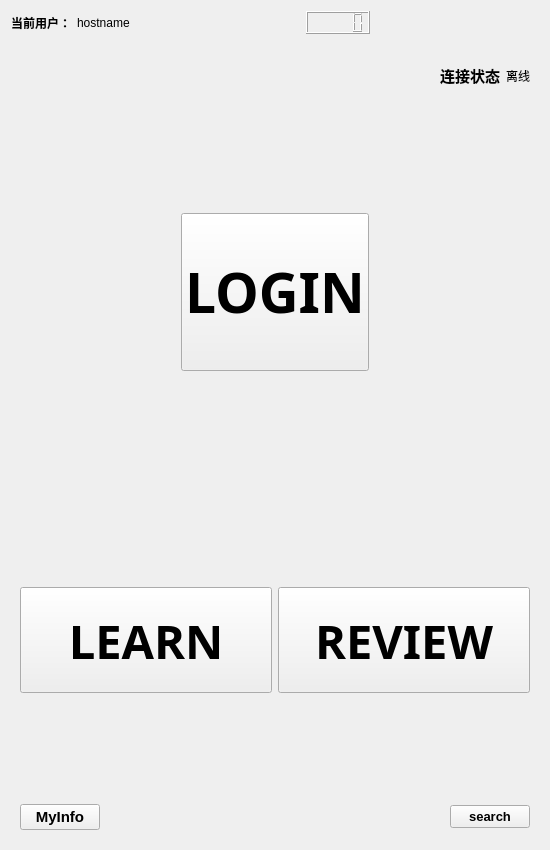
<?xml version="1.0" encoding="UTF-8"?>
<ui version="4.0">
 <class>MainWin</class>
 <widget class="QWidget" name="MainWin">
  <property name="geometry">
   <rect>
    <x>0</x>
    <y>0</y>
    <width>550</width>
    <height>850</height>
   </rect>
  </property>
  <property name="minimumSize">
   <size>
    <width>500</width>
    <height>750</height>
   </size>
  </property>
  <property name="windowTitle">
   <string>Form</string>
  </property>
  <property name="styleSheet">
   <string notr="true">QWidget#myw{border-image: url(:/background.png)};</string>
  </property>
  <layout class="QVBoxLayout" name="verticalLayout_7">
   <item>
    <layout class="QVBoxLayout" name="verticalLayout" stretch="0,0">
     <item>
      <layout class="QHBoxLayout" name="horizontalLayout_8">
       <item>
        <widget class="QLabel" name="label_7">
         <property name="font">
          <font>
           <family>Arial</family>
           <weight>75</weight>
           <bold>true</bold>
          </font>
         </property>
         <property name="text">
          <string>当前用户：</string>
         </property>
        </widget>
       </item>
       <item>
        <widget class="QLabel" name="hostname_LE">
         <property name="text">
          <string>hostname</string>
         </property>
        </widget>
       </item>
       <item>
        <spacer name="horizontalSpacer_6">
         <property name="orientation">
          <enum>Qt::Horizontal</enum>
         </property>
         <property name="sizeHint" stdset="0">
          <size>
           <width>40</width>
           <height>20</height>
          </size>
         </property>
        </spacer>
       </item>
       <item>
        <widget class="QLCDNumber" name="lcdNumber"/>
       </item>
       <item>
        <spacer name="horizontalSpacer_7">
         <property name="orientation">
          <enum>Qt::Horizontal</enum>
         </property>
         <property name="sizeHint" stdset="0">
          <size>
           <width>40</width>
           <height>20</height>
          </size>
         </property>
        </spacer>
       </item>
      </layout>
     </item>
     <item>
      <widget class="QStackedWidget" name="stackedWidget">
       <property name="currentIndex">
        <number>0</number>
       </property>
       <widget class="QWidget" name="page">
        <layout class="QVBoxLayout" name="verticalLayout_11">
         <item>
          <layout class="QVBoxLayout" name="verticalLayout_6" stretch="1,2,3,4,2,2,1">
           <item>
            <layout class="QHBoxLayout" name="horizontalLayout_9">
             <item>
              <spacer name="horizontalSpacer_3">
               <property name="orientation">
                <enum>Qt::Horizontal</enum>
               </property>
               <property name="sizeHint" stdset="0">
                <size>
                 <width>40</width>
                 <height>20</height>
                </size>
               </property>
              </spacer>
             </item>
             <item>
              <widget class="QLabel" name="label_25">
               <property name="font">
                <font>
                 <pointsize>11</pointsize>
                 <weight>75</weight>
                 <bold>true</bold>
                </font>
               </property>
               <property name="text">
                <string>连接状态</string>
               </property>
              </widget>
             </item>
             <item>
              <widget class="QLabel" name="ConnSta_Lb">
               <property name="text">
                <string>离线</string>
               </property>
              </widget>
             </item>
            </layout>
           </item>
           <item>
            <spacer name="verticalSpacer_3">
             <property name="orientation">
              <enum>Qt::Vertical</enum>
             </property>
             <property name="sizeHint" stdset="0">
              <size>
               <width>20</width>
               <height>40</height>
              </size>
             </property>
            </spacer>
           </item>
           <item>
            <layout class="QHBoxLayout" name="horizontalLayout_10" stretch="3,3,3">
             <item>
              <spacer name="horizontalSpacer_4">
               <property name="orientation">
                <enum>Qt::Horizontal</enum>
               </property>
               <property name="sizeHint" stdset="0">
                <size>
                 <width>40</width>
                 <height>20</height>
                </size>
               </property>
              </spacer>
             </item>
             <item>
              <widget class="QPushButton" name="logiin_btn">
               <property name="sizePolicy">
                <sizepolicy hsizetype="Minimum" vsizetype="Preferred">
                 <horstretch>0</horstretch>
                 <verstretch>0</verstretch>
                </sizepolicy>
               </property>
               <property name="font">
                <font>
                 <family>Agency FB</family>
                 <pointsize>41</pointsize>
                 <weight>75</weight>
                 <bold>true</bold>
                </font>
               </property>
               <property name="autoFillBackground">
                <bool>false</bool>
               </property>
               <property name="text">
                <string>LOGIN</string>
               </property>
              </widget>
             </item>
             <item>
              <spacer name="horizontalSpacer_5">
               <property name="orientation">
                <enum>Qt::Horizontal</enum>
               </property>
               <property name="sizeHint" stdset="0">
                <size>
                 <width>40</width>
                 <height>20</height>
                </size>
               </property>
              </spacer>
             </item>
            </layout>
           </item>
           <item>
            <spacer name="verticalSpacer">
             <property name="orientation">
              <enum>Qt::Vertical</enum>
             </property>
             <property name="sizeHint" stdset="0">
              <size>
               <width>20</width>
               <height>40</height>
              </size>
             </property>
            </spacer>
           </item>
           <item>
            <layout class="QHBoxLayout" name="horizontalLayout_11">
             <item>
              <widget class="QPushButton" name="Learn_btn">
               <property name="sizePolicy">
                <sizepolicy hsizetype="Minimum" vsizetype="Preferred">
                 <horstretch>0</horstretch>
                 <verstretch>0</verstretch>
                </sizepolicy>
               </property>
               <property name="font">
                <font>
                 <family>Agency FB</family>
                 <pointsize>35</pointsize>
                 <weight>75</weight>
                 <bold>true</bold>
                </font>
               </property>
               <property name="text">
                <string>LEARN</string>
               </property>
              </widget>
             </item>
             <item>
              <widget class="QPushButton" name="Review_btn">
               <property name="sizePolicy">
                <sizepolicy hsizetype="Minimum" vsizetype="Preferred">
                 <horstretch>0</horstretch>
                 <verstretch>0</verstretch>
                </sizepolicy>
               </property>
               <property name="font">
                <font>
                 <family>Agency FB</family>
                 <pointsize>35</pointsize>
                 <weight>75</weight>
                 <bold>true</bold>
                </font>
               </property>
               <property name="text">
                <string>REVIEW</string>
               </property>
              </widget>
             </item>
            </layout>
           </item>
           <item>
            <spacer name="verticalSpacer_2">
             <property name="orientation">
              <enum>Qt::Vertical</enum>
             </property>
             <property name="sizeHint" stdset="0">
              <size>
               <width>20</width>
               <height>40</height>
              </size>
             </property>
            </spacer>
           </item>
           <item>
            <layout class="QHBoxLayout" name="horizontalLayout_12">
             <item>
              <widget class="QPushButton" name="menu_btn">
               <property name="font">
                <font>
                 <pointsize>11</pointsize>
                 <weight>75</weight>
                 <bold>true</bold>
                </font>
               </property>
               <property name="text">
                <string>MyInfo</string>
               </property>
              </widget>
             </item>
             <item>
              <spacer name="horizontalSpacer">
               <property name="orientation">
                <enum>Qt::Horizontal</enum>
               </property>
               <property name="sizeHint" stdset="0">
                <size>
                 <width>40</width>
                 <height>20</height>
                </size>
               </property>
              </spacer>
             </item>
             <item>
              <widget class="QPushButton" name="Search_btn">
               <property name="font">
                <font>
                 <pointsize>10</pointsize>
                 <weight>75</weight>
                 <bold>true</bold>
                </font>
               </property>
               <property name="text">
                <string>search</string>
               </property>
              </widget>
             </item>
            </layout>
           </item>
          </layout>
         </item>
        </layout>
       </widget>
       <widget class="QWidget" name="page_2">
        <layout class="QVBoxLayout" name="verticalLayout_9">
         <item>
          <layout class="QVBoxLayout" name="verticalLayout_4" stretch="1,6,1">
           <item>
            <layout class="QHBoxLayout" name="horizontalLayout_23">
             <item>
              <layout class="QHBoxLayout" name="horizontalLayout_3">
               <item>
                <widget class="QLabel" name="label_4">
                 <property name="font">
                  <font>
                   <weight>75</weight>
                   <bold>true</bold>
                  </font>
                 </property>
                 <property name="text">
                  <string>已被单词数</string>
                 </property>
                </widget>
               </item>
               <item>
                <widget class="QLineEdit" name="WordNum_LE"/>
               </item>
              </layout>
             </item>
             <item>
              <layout class="QHBoxLayout" name="horizontalLayout_2">
               <item>
                <widget class="QLabel" name="label_3">
                 <property name="font">
                  <font>
                   <weight>75</weight>
                   <bold>true</bold>
                  </font>
                 </property>
                 <property name="text">
                  <string>正确率</string>
                 </property>
                </widget>
               </item>
               <item>
                <widget class="QLineEdit" name="Correctrate_LE"/>
               </item>
              </layout>
             </item>
             <item>
              <layout class="QHBoxLayout" name="horizontalLayout">
               <item>
                <widget class="QLabel" name="label_2">
                 <property name="font">
                  <font>
                   <weight>75</weight>
                   <bold>true</bold>
                  </font>
                 </property>
                 <property name="text">
                  <string>当前排名</string>
                 </property>
                </widget>
               </item>
               <item>
                <widget class="QLineEdit" name="Rank_LE"/>
               </item>
              </layout>
             </item>
            </layout>
           </item>
           <item>
            <layout class="QVBoxLayout" name="verticalLayout_3">
             <item>
              <widget class="QWidget" name="widget" native="true">
               <layout class="QVBoxLayout" name="verticalLayout_12">
                <item>
                 <layout class="QVBoxLayout" name="verticalLayout_13" stretch="0">
                  <item>
                   <layout class="QVBoxLayout" name="verticalLayout_10" stretch="2,4">
                    <item>
                     <widget class="QPushButton" name="Word_btn">
                      <property name="sizePolicy">
                       <sizepolicy hsizetype="Preferred" vsizetype="Preferred">
                        <horstretch>0</horstretch>
                        <verstretch>0</verstretch>
                       </sizepolicy>
                      </property>
                      <property name="font">
                       <font>
                        <pointsize>13</pointsize>
                        <weight>75</weight>
                        <bold>true</bold>
                       </font>
                      </property>
                      <property name="text">
                       <string>PushButton</string>
                      </property>
                     </widget>
                    </item>
                    <item>
                     <widget class="QLabel" name="Prompt_Lb">
                      <property name="font">
                       <font>
                        <pointsize>22</pointsize>
                        <weight>75</weight>
                        <bold>true</bold>
                       </font>
                      </property>
                      <property name="text">
                       <string>TextLabel</string>
                      </property>
                      <property name="alignment">
                       <set>Qt::AlignCenter</set>
                      </property>
                     </widget>
                    </item>
                   </layout>
                  </item>
                 </layout>
                </item>
               </layout>
              </widget>
             </item>
             <item>
              <layout class="QVBoxLayout" name="verticalLayout_2">
               <item>
                <layout class="QHBoxLayout" name="horizontalLayout_4" stretch="1,3">
                 <item>
                  <widget class="QLabel" name="label_5">
                   <property name="font">
                    <font>
                     <pointsize>20</pointsize>
                     <weight>75</weight>
                     <bold>true</bold>
                    </font>
                   </property>
                   <property name="layoutDirection">
                    <enum>Qt::LeftToRight</enum>
                   </property>
                   <property name="text">
                    <string>A</string>
                   </property>
                   <property name="alignment">
                    <set>Qt::AlignCenter</set>
                   </property>
                  </widget>
                 </item>
                 <item>
                  <widget class="QPushButton" name="ChoiceA_btn">
                   <property name="font">
                    <font>
                     <pointsize>20</pointsize>
                     <weight>75</weight>
                     <bold>true</bold>
                    </font>
                   </property>
                   <property name="text">
                    <string>PushButton</string>
                   </property>
                   <property name="checkable">
                    <bool>true</bool>
                   </property>
                  </widget>
                 </item>
                </layout>
               </item>
               <item>
                <layout class="QHBoxLayout" name="horizontalLayout_5" stretch="1,3">
                 <item>
                  <widget class="QLabel" name="label_6">
                   <property name="font">
                    <font>
                     <pointsize>20</pointsize>
                     <weight>75</weight>
                     <bold>true</bold>
                    </font>
                   </property>
                   <property name="text">
                    <string>B</string>
                   </property>
                   <property name="alignment">
                    <set>Qt::AlignCenter</set>
                   </property>
                  </widget>
                 </item>
                 <item>
                  <widget class="QPushButton" name="ChoiceB_btn">
                   <property name="font">
                    <font>
                     <pointsize>20</pointsize>
                     <weight>75</weight>
                     <bold>true</bold>
                    </font>
                   </property>
                   <property name="text">
                    <string>PushButton</string>
                   </property>
                  </widget>
                 </item>
                </layout>
               </item>
               <item>
                <layout class="QHBoxLayout" name="horizontalLayout_6" stretch="1,3">
                 <item>
                  <widget class="QLabel" name="label_9">
                   <property name="font">
                    <font>
                     <pointsize>20</pointsize>
                     <weight>75</weight>
                     <bold>true</bold>
                    </font>
                   </property>
                   <property name="text">
                    <string>C</string>
                   </property>
                   <property name="alignment">
                    <set>Qt::AlignCenter</set>
                   </property>
                  </widget>
                 </item>
                 <item>
                  <widget class="QPushButton" name="ChoiceC_btn">
                   <property name="font">
                    <font>
                     <pointsize>20</pointsize>
                     <weight>75</weight>
                     <bold>true</bold>
                    </font>
                   </property>
                   <property name="text">
                    <string>PushButton</string>
                   </property>
                  </widget>
                 </item>
                </layout>
               </item>
               <item>
                <layout class="QHBoxLayout" name="horizontalLayout_7" stretch="1,3">
                 <item>
                  <widget class="QLabel" name="label_10">
                   <property name="font">
                    <font>
                     <pointsize>20</pointsize>
                     <weight>75</weight>
                     <bold>true</bold>
                    </font>
                   </property>
                   <property name="text">
                    <string>D</string>
                   </property>
                   <property name="alignment">
                    <set>Qt::AlignCenter</set>
                   </property>
                  </widget>
                 </item>
                 <item>
                  <widget class="QPushButton" name="ChoiceD_btn">
                   <property name="font">
                    <font>
                     <pointsize>20</pointsize>
                     <weight>75</weight>
                     <bold>true</bold>
                    </font>
                   </property>
                   <property name="text">
                    <string>PushButton</string>
                   </property>
                  </widget>
                 </item>
                </layout>
               </item>
               <item>
                <widget class="QPushButton" name="Abandon_btn">
                 <property name="font">
                  <font>
                   <pointsize>18</pointsize>
                   <weight>75</weight>
                   <bold>true</bold>
                  </font>
                 </property>
                 <property name="text">
                  <string>不认识</string>
                 </property>
                </widget>
               </item>
              </layout>
             </item>
            </layout>
           </item>
           <item>
            <layout class="QHBoxLayout" name="horizontalLayout_22">
             <item>
              <widget class="QPushButton" name="Back_btn">
               <property name="text">
                <string>返回</string>
               </property>
              </widget>
             </item>
             <item>
              <widget class="QPushButton" name="Collect_btn">
               <property name="text">
                <string>收藏</string>
               </property>
              </widget>
             </item>
             <item>
              <widget class="QPushButton" name="EasyWord_btn">
               <property name="text">
                <string>太简单了</string>
               </property>
              </widget>
             </item>
            </layout>
           </item>
          </layout>
         </item>
        </layout>
       </widget>
       <widget class="QWidget" name="page_7">
        <layout class="QVBoxLayout" name="verticalLayout_8">
         <item>
          <layout class="QVBoxLayout" name="verticalLayout_5" stretch="1,2,2,2,2,1">
           <item>
            <layout class="QHBoxLayout" name="horizontalLayout_26">
             <item>
              <spacer name="horizontalSpacer_2">
               <property name="orientation">
                <enum>Qt::Horizontal</enum>
               </property>
               <property name="sizeHint" stdset="0">
                <size>
                 <width>40</width>
                 <height>20</height>
                </size>
               </property>
              </spacer>
             </item>
             <item>
              <widget class="QLabel" name="label">
               <property name="font">
                <font>
                 <family>Arial</family>
                 <pointsize>15</pointsize>
                 <weight>75</weight>
                 <bold>true</bold>
                </font>
               </property>
               <property name="text">
                <string>Process:</string>
               </property>
              </widget>
             </item>
             <item>
              <widget class="QLabel" name="ReviewP_Lb">
               <property name="font">
                <font>
                 <pointsize>17</pointsize>
                 <weight>75</weight>
                 <bold>true</bold>
                </font>
               </property>
               <property name="text">
                <string>process</string>
               </property>
              </widget>
             </item>
            </layout>
           </item>
           <item>
            <widget class="QLabel" name="TestWord_Lb">
             <property name="font">
              <font>
               <family>Agency FB</family>
               <pointsize>25</pointsize>
               <weight>75</weight>
               <bold>true</bold>
              </font>
             </property>
             <property name="text">
              <string>TestWord</string>
             </property>
             <property name="alignment">
              <set>Qt::AlignCenter</set>
             </property>
            </widget>
           </item>
           <item>
            <spacer name="verticalSpacer_4">
             <property name="orientation">
              <enum>Qt::Vertical</enum>
             </property>
             <property name="sizeHint" stdset="0">
              <size>
               <width>20</width>
               <height>40</height>
              </size>
             </property>
            </spacer>
           </item>
           <item>
            <widget class="QLineEdit" name="InputAnswer_LE">
             <property name="font">
              <font>
               <pointsize>24</pointsize>
              </font>
             </property>
            </widget>
           </item>
           <item>
            <widget class="QLabel" name="WordAnswer_Lb">
             <property name="font">
              <font>
               <family>Agency FB</family>
               <pointsize>41</pointsize>
               <weight>75</weight>
               <bold>true</bold>
              </font>
             </property>
             <property name="text">
              <string>TrueOrFalse</string>
             </property>
             <property name="alignment">
              <set>Qt::AlignCenter</set>
             </property>
            </widget>
           </item>
           <item>
            <layout class="QHBoxLayout" name="horizontalLayout_27">
             <item>
              <widget class="QPushButton" name="Back_btn_2">
               <property name="font">
                <font>
                 <pointsize>10</pointsize>
                 <weight>75</weight>
                 <bold>true</bold>
                </font>
               </property>
               <property name="text">
                <string>Back</string>
               </property>
              </widget>
             </item>
             <item>
              <widget class="QPushButton" name="ViewAnswer_btn">
               <property name="font">
                <font>
                 <pointsize>10</pointsize>
                 <weight>75</weight>
                 <bold>true</bold>
                </font>
               </property>
               <property name="text">
                <string>不认识</string>
               </property>
              </widget>
             </item>
             <item>
              <widget class="QPushButton" name="NextWord_btn">
               <property name="font">
                <font>
                 <pointsize>10</pointsize>
                 <weight>75</weight>
                 <bold>true</bold>
                </font>
               </property>
               <property name="text">
                <string>Next</string>
               </property>
              </widget>
             </item>
            </layout>
           </item>
          </layout>
         </item>
        </layout>
       </widget>
       <widget class="QWidget" name="page_3">
        <layout class="QVBoxLayout" name="verticalLayout_15">
         <item>
          <layout class="QVBoxLayout" name="verticalLayout_14" stretch="1,6,1">
           <item>
            <layout class="QHBoxLayout" name="horizontalLayout_13">
             <item>
              <widget class="QLineEdit" name="Search_LE"/>
             </item>
             <item>
              <widget class="QPushButton" name="Search_btn_2">
               <property name="font">
                <font>
                 <pointsize>13</pointsize>
                 <weight>75</weight>
                 <bold>true</bold>
                </font>
               </property>
               <property name="text">
                <string>Search</string>
               </property>
              </widget>
             </item>
            </layout>
           </item>
           <item>
            <widget class="QListWidget" name="listWidget"/>
           </item>
           <item>
            <layout class="QHBoxLayout" name="horizontalLayout_14">
             <item>
              <widget class="QPushButton" name="Backmenu_btn">
               <property name="font">
                <font>
                 <pointsize>12</pointsize>
                 <weight>75</weight>
                 <bold>true</bold>
                </font>
               </property>
               <property name="text">
                <string>Back</string>
               </property>
              </widget>
             </item>
             <item>
              <spacer name="horizontalSpacer_8">
               <property name="orientation">
                <enum>Qt::Horizontal</enum>
               </property>
               <property name="sizeHint" stdset="0">
                <size>
                 <width>40</width>
                 <height>20</height>
                </size>
               </property>
              </spacer>
             </item>
            </layout>
           </item>
          </layout>
         </item>
        </layout>
       </widget>
      </widget>
     </item>
    </layout>
   </item>
  </layout>
 </widget>
 <resources/>
 <connections/>
</ui>
